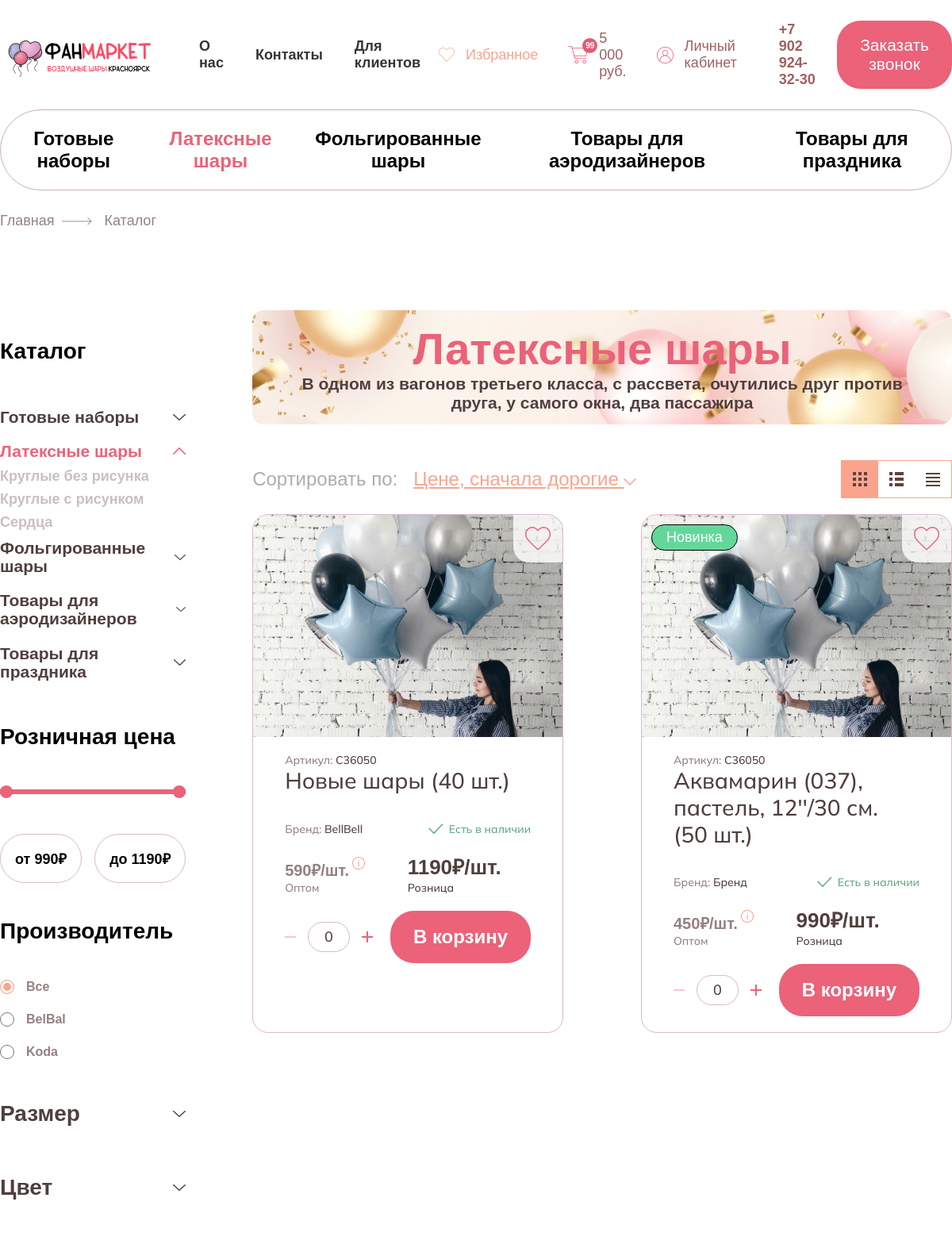
/catalog/latex-baloons/ (upper part), run on an earlier commit of the app's database.
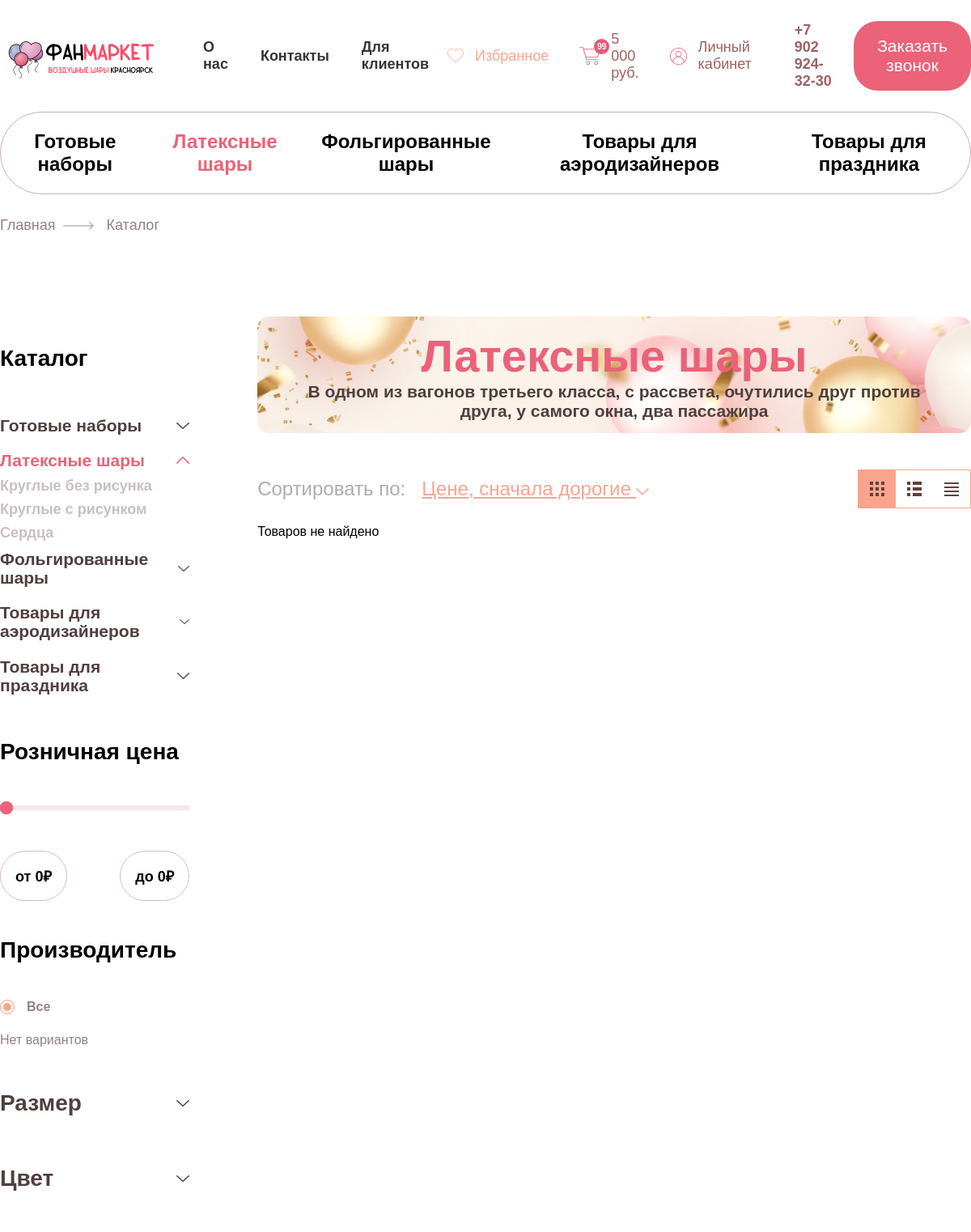
And on a later commit of the database.
### products/models.py (models this page shows, shortened)
class Category(models.Model):
    name = models.CharField(max_length=40)
    slug = models.SlugField(unique=True)

class Product(models.Model):
    id = models.IntegerField(primary_key=True)
    title = models.CharField(max_length=100)
    artikul = models.CharField(max_length=6)
    brand = models.CharField(max_length=100)
    in_stock = models.IntegerField()
    manufacturer = models.CharField(max_length=75)
    price = models.IntegerField()
    price_in_bulk = models.IntegerField()
    size = models.CharField(max_length=75)
    color = models.CharField(max_length=75)
    material = models.CharField(max_length=75)
    theme = models.CharField(max_length=100)
    form = models.CharField(max_length=100)
    category = models.ForeignKey(Category, on_delete=models.SET_DEFAULT, default=None)
    chip = models.ForeignKey(Chip, on_delete=models.SET_DEFAULT, default=None, null=True, blank=True)
    thumbnail_img = models.ImageField(upload_to=MEDIA_ROOT, default=None, null=True)

class Chip(models.Model):
    name = models.CharField(max_length=30)
    color = models.CharField(max_length=7)

### products/views.py (the view)
# urls.py: path('catalog/', include('products.urls'))
def catalog(request, slug):
    category = get_object_or_404(Category, slug=slug)
    base = Product.objects.filter(category=category)
    products = base.select_related('chip')
    price_min = request.GET.get('price_min')
    price_max = request.GET.get('price_max')
    if price_min:
        products = products.filter(price__gte=price_min)
    if price_max:
        products = products.filter(price__lte=price_max)
    manufacturer = request.GET.get('manufacturer')
    if manufacturer:
        products = products.filter(manufacturer=manufacturer)
    for field in MULTI_FILTERS:
        values = request.GET.getlist(field)
        if values:
            products = products.filter(**{f'{field}__in': values})
    sort = request.GET.get('sort', 'price')
    products = products.order_by(SORT_OPTIONS.get(sort, 'price'))
    bounds = base.aggregate(lo=Min('price'), hi=Max('price'))
    price_lo = bounds['lo'] if bounds['lo'] is not None else 0
    price_hi = bounds['hi'] if bounds['hi'] is not None else 0
    options = {
        field: base.exclude(**{field: ''})
        .values_list(field, flat=True)
        .distinct()
        .order_by(field)
        for field in ('manufacturer',) + MULTI_FILTERS
    }
    return render(request, 'catalog/catalog.html', {
        'products': products,
        'category': category,
        'categories': Category.objects.all(),
        'manufacturers': options['manufacturer'],
        'sizes': options['size'],
        'colors': options['color'],
        'materials': options['material'],
        'themes': options['theme'],
        'forms': options['form'],
        'selected': {
            'manufacturer': manufacturer or '',
            **{field: request.GET.getlist(field) for field in MULTI_FILTERS},
        },
        'price_lo': price_lo,
        'price_hi': price_hi,
        'current_sort': sort,
    })

### products/templatetags/query_params.py (called while the page is built)
@register.simple_tag(takes_context=True)
def url_with(context, **kwargs):
    request = context.get('request')
    params = request.GET.copy() if request else QueryDict(mutable=True)
    for key, value in kwargs.items():
        if value is None:
            params.pop(key, None)
        else:
            params[key] = value
    params.pop('page', None)
    encoded = params.urlencode()
    return f'?{encoded}' if encoded else ''

### products/templates/catalog/catalog.html (shortened to what this page needs)
{% extends "layout.html" %}
{% load static query_params %}
{% block content %}
    <section>
        <div class="container">
            <div class="top-bar">
                <ul>
                    {% for categ in categories %}
                        {% if categ == category %}
                        <li class="choosen"><a href="{% url 'products:catalog' slug=categ.slug %}{% url_with %}">{{ categ.name }}</a></li>
                        {% else %}
                        <li><a href="{% url 'products:catalog' slug=categ.slug %}{% url_with %}">{{ categ.name }}</a></li>
                        {% endif %}
                    {% endfor %}
                </ul>
            </div>
        </div>
    </section>
    <section>
        <div class="container">
            <div class="site-path">
                <a href="#">Главная</a>
                <a href="#">Каталог</a>
            </div>
        </div>
    </section>
    <section class="main">
        <div class="container">
            <div class="products-catalog">
                <div class="catalog-filter">
                    <form class="filters" id="filters" method="get" action="{% url 'products:catalog' slug=category.slug %}">
                        <h2 class="filter-title">Каталог</h2>
                        <div class="categories-nav">
                            <details class="acc">
                                <summary>Готовые наборы</summary>
                            </details>
                            <details class="acc" open>
                                <summary>Латексные шары</summary>
                                <div class="acc-body">
                                    <a href="#" class="sub">Круглые без рисунка</a>
                                    <a href="#">Круглые с рисунком</a>
                                    <a href="#">Сердца</a>
                                </div>
                            </details>
                            <details class="acc">
                                <summary>Фольгированные шары</summary>
                            </details>
                            <details class="acc">
                                <summary>Товары для аэродизайнеров</summary>
                            </details>
                            <details class="acc">
                                <summary>Товары для праздника</summary>
                            </details>
                        </div>
                        <h2 class="filter-title">Розничная цена</h2>
                        <div class="range" data-min="{{ price_lo }}" data-max="{{ price_hi }}">
                            <div class="range-track"><div class="range-fill"></div></div>
                        </div>
                        <div class="price-inputs">
                            <label class="price-field min">от <span>{{ request.GET.price_min|default:price_lo }}</span>₽</label>
                            <label class="price-field max">до <span>{{ request.GET.price_max|default:price_hi }}</span>₽</label>
                        </div>
                        <h2 class="filter-title">Производитель</h2>
                        <div class="options">
                            <label class="radio"><input type="radio" name="manufacturer" value=""{% if not selected.manufacturer %} checked{% endif %}><span>Все</span></label>
                            {% for manufacturer in manufacturers %}
                            <label class="radio"><input type="radio" name="manufacturer" value="{{ manufacturer }}"{% if manufacturer == selected.manufacturer %} checked{% endif %}><span>{{ manufacturer }}</span></label>
                            {% empty %}
                            <p class="filter-empty">Нет вариантов</p>
                            {% endfor %}
                        </div>
                        <details class="collapse">
                            <summary>Размер</summary>
                        </details>
                        <details class="collapse">
                            <summary>Цвет</summary>
                        </details>
                    </form>
                </div>
                <div class="product-cards grid">
                    <div class="name-plate">
                        <div>
                            <h1>{{ category.name }}</h1>
                            <p>В одном из вагонов третьего класса, с рассвета, очутились друг против друга, у самого окна, два пассажира</p>
                        </div>
                    </div>
                    <div class="sort-row">
                        <div class="sort">
                            <span>Сортировать по:</span>
                            <details>
                                <summary>
                                    {% if current_sort == '-price' %}
                                    Цене, сначала недорогие
                                    {% elif current_sort == 'title' %}
                                    Названию, от А до Я
                                    {% elif current_sort == '-title' %}
                                    Названию, от Я до А
                                    {% else %}
                                    Цене, сначала дорогие
                                    {% endif %}
                                </summary>
                            </details>
                        </div>
                        <div class="layout">
                            <div id="grid">
                                <label for="grid">
                                    <img src="{% static "images/icons/grid.png" %}" alt="Разметка сеткой">
                                </label>
                            </div>
                            <div id="list_with_images">
                                <label for="list_with_images">
                                    <img src="{% static "images/icons/list_with_images.png" %}" alt="Разметка списком с картинками">
                                </label>
                            </div>
                            <div id="list">
                                <label for="list">
                                    <img src="{% static "images/icons/list.png" %}" alt="Разметка списком">
                                </label>
                            </div>
                        </div>
                    </div>
                    {% for product in products %}
                    <div class="product-card">
                        <img class="product-favorite" src="{% static "images/icons/favorite_empty.png" %}" alt="Товар не в избранном" toggle="false" data-empty="{% static "images/icons/favorite_empty.png" %}" data-full="{% static "images/icons/favorite_full.png" %}">
                        <img class="product-img" src="{% static 'images/product_placeholder.png' %}" alt="{{ product.title }}">
                        <div class="product-card-body">
                            <div class="h1-and-bellow">
                                {% if product.chip %}
                                <p class="product-chip"{% if product.chip.color %} style="background-color: {{ product.chip.color }}"{% endif %}>{{ product.chip.name }}</p>
                                {% endif %}
                                <p class="product-property">Артикул: <span>{{ product.artikul }}</span></p>
                                <h1><a href="{% url 'products:product' id=product.id slug=category.slug %}">{{ product.title }} <span class="no-wrap">({{ product.in_stock }} шт.)</span></a></h1>
                            </div>
                            <div class="bellow-h1">
                                {% if product.in_stock > 0 %}
                                <div class="product-in-stock">
                                    <img src="{% static 'images/icons/positive_mark.png' %}" alt="Товар есть в наличии">
                                    <p>Есть в наличии</p>
                                </div>
                                {% else %}
                                <div class="product-in-stock" style="color: #b23b3b">
                                    <img src="{% static 'images/icons/negative_mark.png' %}" alt="Товара нет в наличии">
                                    <p>Нет в наличии</p>
                                </div>
                                {% endif %}
                                <p class="product-property">Бренд: <span>{{ product.brand }}</span></p>
                            </div>
                            <div class="prices">
                                <div class="price-in-bulk">
                                    <p class="price">{{ product.price_in_bulk }}₽/шт.</p>
                                    <img src="{% static 'images/icons/info.png' %}" alt="Цена оптом">
                                    <p>Оптом</p>
                                </div>
                                <div class="price-by-one">
                                    <p class="price">{{ product.price }}₽/шт.</p>
                                    <p>Розница</p>
                                </div>
                            </div>
                        </div>
                        <div class="product-card-bottom">
                            {% if product.in_stock > 0 %}
                            <div class="product-card-amount">
                                <div class="minus"><img src="{% static 'images/icons/minus_not_active.png' %}" alt="Убрать 1 товар" data-full="{% static "images/icons/minus_active.png" %}" data-empty="{% static "images/icons/minus_not_active.png" %}"></div>
                                <p>0</p>
                                <div class="plus" data-stock="{{ product.in_stock }}"><img src="{% static 'images/icons/plus_active.png' %}" alt="Добавить 1 товар" data-full="{% static "images/icons/plus_active.png" %}" data-empty="{% static "images/icons/plus_not_active.png" %}"></div>
                            </div>
                            <button class="primary-btn">В корзину</button>
                            {% else %}
                            <a class="restock-link" href="#">Узнать о поступлении</a>
                            {% endif %}
                        </div>
                    </div>
                    {% empty %}
                    <p class="catalog-empty">Товаров не найдено{% if request.GET %} — <a href="{% url 'products:catalog' slug=category.slug %}">сбросить фильтры</a>{% endif %}</p>
                    {% endfor %}
                </div>
            </div>
        </div>
    </section>
{% endblock content %}

### templates/layout.html (shortened to what this page needs)
<!DOCTYPE html>
{% load static %}
<html lang="en">
<head>
    <link rel="stylesheet" href="{% static "css/style.css" %}">
</head>
<body>
    <header>
        <div class="container">
            <div class="header-inner">
                <a href="#"><img class="logo" src="{% static "images/logo/dark_logo.png" %}"></a>
                <ul class="nav-links">
                    <li><a href="#">О нас</a></li>
                    <li><a href="#">Контакты</a></li>
                    <li><a href="#">Для клиентов</a></li>
                </ul>
                <div class="actions">
                    <a href="#" class="action-item favorite">
                        <img id="favorite" src="{% static "images/icons/favorite.png" %}" alt="Избранное">
                        <span>Избранное</span>
                    </a>
                    <a href="#" class="action-item cart-item">
                        <div class="icon-wrap">
                            <img id="cart" src="{% static "images/icons/shopping_cart.png" %}" alt="Корзина">
                            <span class="badge">99</span>
                        </div>
                        <span>5 000 руб.</span>
                    </a>
                    <a href="#" class="action-item">
                        <img id="profile" src="{% static "images/icons/profile.png" %}" alt="Личный кабинет">
                        <span>Личный кабинет</span>
                    </a>
                </div>
                <a href="tel:+79029243230" class="tel">+7 902 924-32-30</a>
                <button type="button" class="primary-btn" action="">Заказать звонок</button>
            </div>
        </div>
    </header>
    {% block content %}
    {% endblock content %}
</body>
</html>

What changed in the data, as far as the page shows it:
removed Product: artikul "C36050", title "Новые шары", in_stock "40", brand "BellBell", price_in_bulk "590", price "1190"
removed Product: chip.name "Новинка", artikul "C36050", title "Аквамарин (037), пастель, 12''/30 см.", in_stock "50", brand "Бренд", price_in_bulk "450", price "990"
Also different on the page:
{{ request.GET.price_min|default:price_lo }}: "990" → "0"
{{ request.GET.price_max|default:price_hi }}: "1190" → "0"
text now shown: "Нет вариантов Товаров не найдено"
list line gone: "☐ BelBal BelBal"
list line gone: "☐ Koda Koda"
